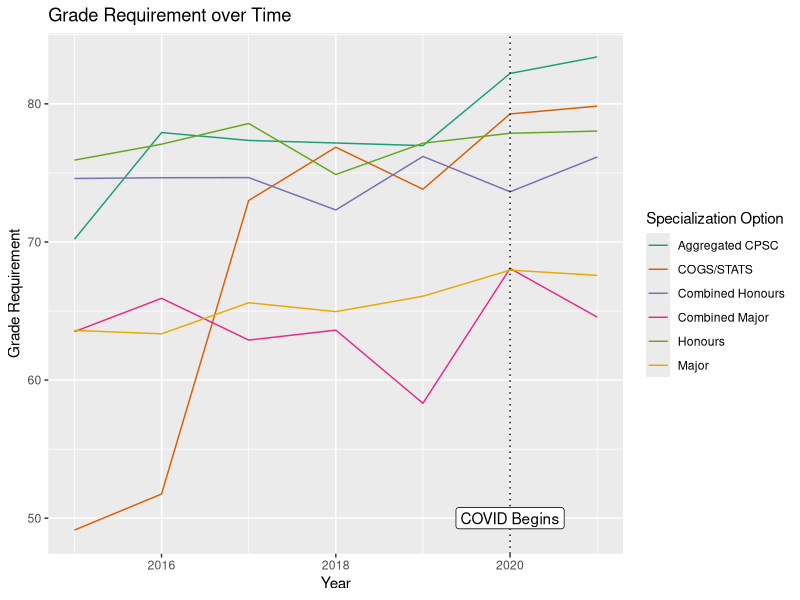
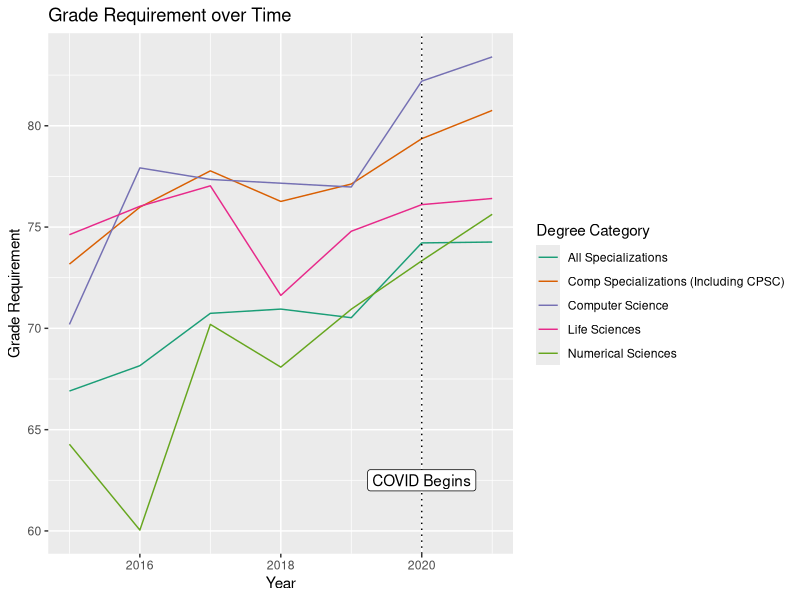
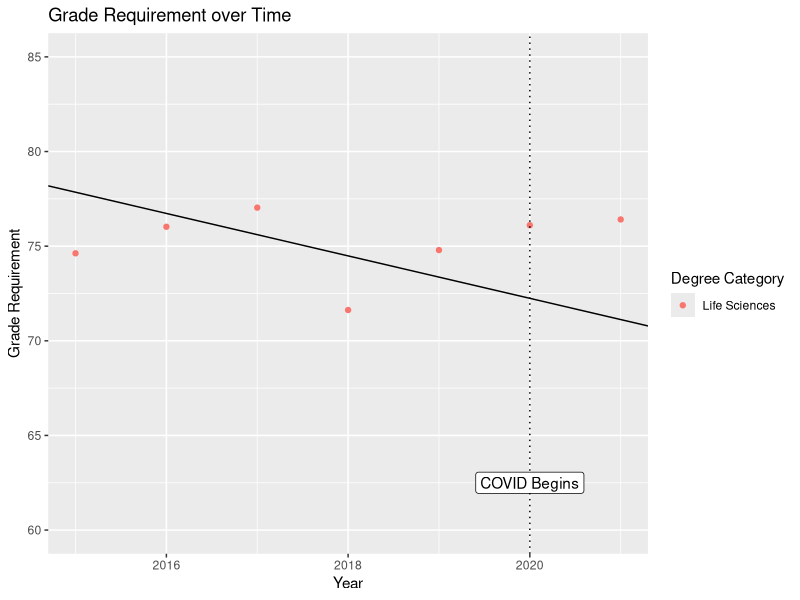
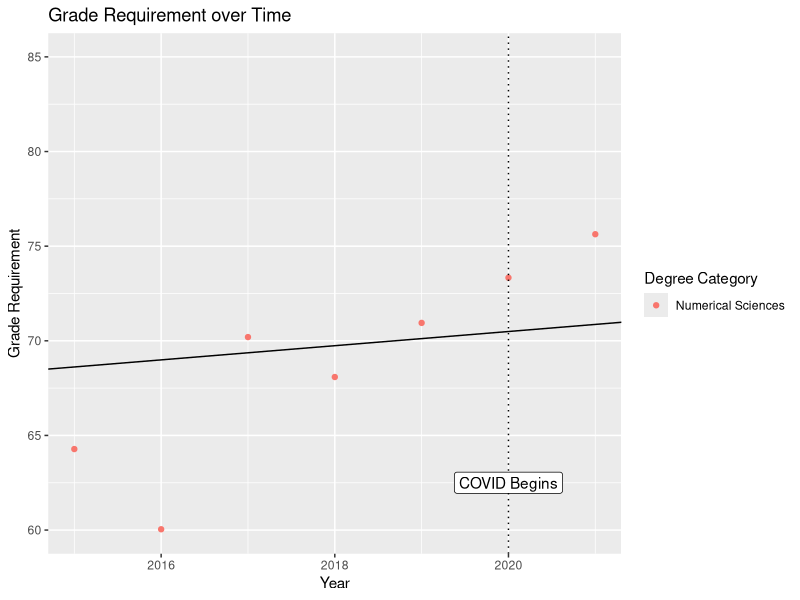
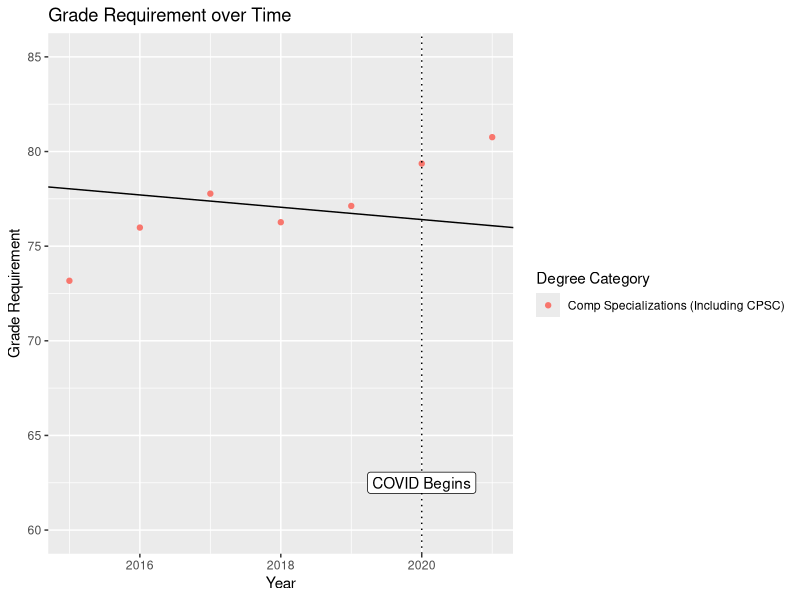
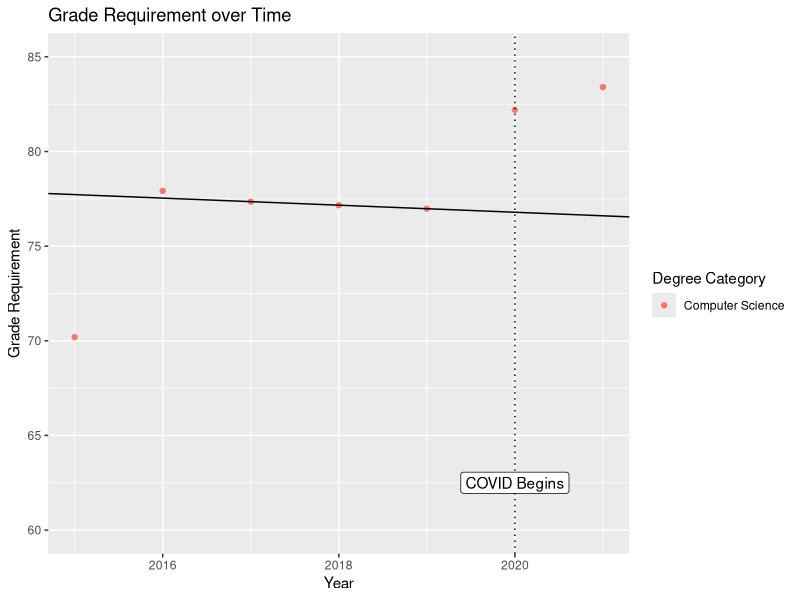
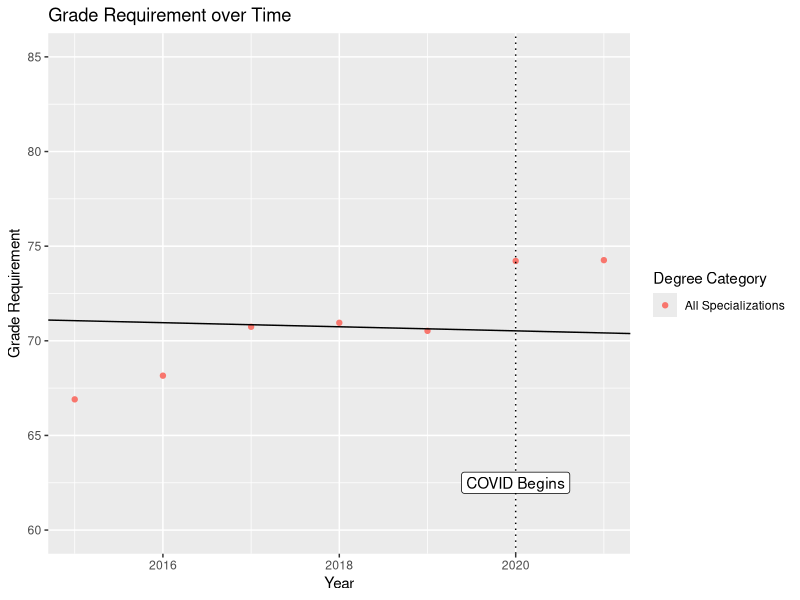
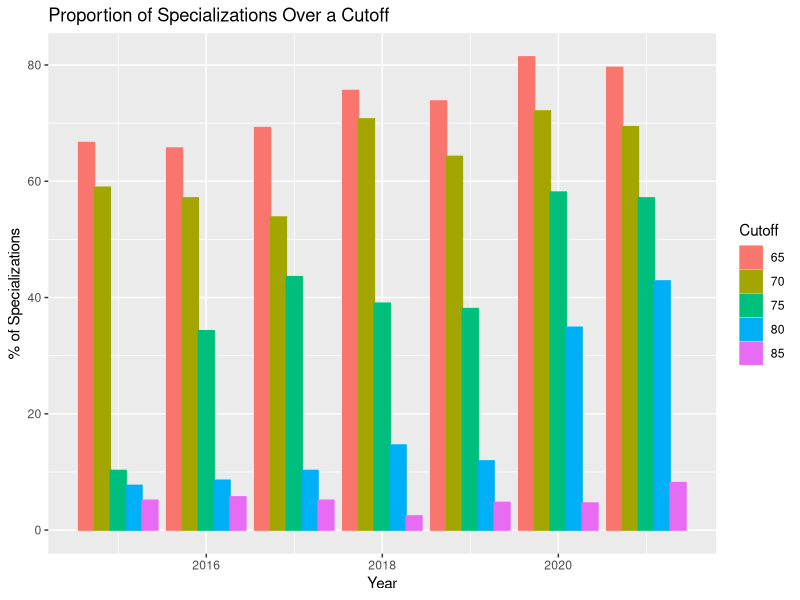

Here is the R script that generated these plots, in order: (Note: this script raises an error after producing the figures.)
## ---- chunk 1
library(tidyverse)
library(haven)

specialization_data <- read_csv("SPECIALIZATION_DATA.csv")
# remove variables: Space, Initial Admit Number, Inital Reject Number (irrevelevant to analysis) & change column names 
spec_data <- specialization_data[,-c(4,5,6,7)]
colnames(spec_data) <- c("Year","Option","Spec","max_grade","min_grade")

# remove rows that have no specialization or have no min grade
spec_data <- filter(spec_data, !is.na(spec_data$Spec) & !is.na(spec_data$min_grade))
spec_data <- filter(spec_data, !spec_data$min_grade== 0)

# Turn Max and Min Grade from chr to dbl
spec_data$min_grade <- as.numeric(spec_data$min_grade)
spec_data$max_grade <- as.numeric(spec_data$max_grade)

# Ensure max grade > min grade to make sure there is no data entry errors 
#filter(spec_data, (spec_data$min_grade > spec_data$max_grade)) # found biotech in 2020 min was 89.25 while max for 73.96 so I switch them <- Test  
spec_data$min_grade[(spec_data$Year == 2020) & (spec_data$Spec == "Honours (1136): Biotechnology")] <- 73.96
spec_data$max_grade[(spec_data$Year == 2020) & (spec_data$Spec == "Honours (1136): Biotechnology")] <- 89.25
# filter(spec_data, (spec_data$Year == 2020) & (spec_data$Spec == "Honours (1136): Biotechnology")) # <- Test

# Found that CPSC (Excluding CPSC Major Domestic Student) & CPSC (Excluding Domestic Student) are the same thing but different names --> I also change the names to make more sense
spec_data$Option[(spec_data$Option == 'CPSC (Excluding CPSC Major Domestic Student)')] <- 'CPSC (Excluding Domestic Student)'

spec_data$Option[(spec_data$Option == 'CPSC (Excluding Domestic Student)')]       <- 'CPSC (International)'
spec_data$Option[(spec_data$Option == 'CPSC (Excluding International Students)')] <- 'CPSC (Domestic)'

# Found that 'Honours (1093): Biophysics (BIOP)' option switches from Honours to Combined Honours in 2020, I switch it to Honours for consistency 
spec_data$Option[((spec_data$Year == 2020) | (spec_data$Year == 2021)) & (spec_data$Spec == 'Honours (1093): Biophysics (BIOP)')] <- 'Honours'
#filter(spec_data, spec_data$Spec == 'Honours (1093): Biophysics (BIOP)') # <- Test  

# Same with The Options: Combined Majors & Combined Major
spec_data$Option[(spec_data$Option == 'Combined Majors')] <- 'Combined Major'

# I also add a dummy variable to identify which years had COVID's affect (2020 and 2021)
spec_data <- spec_data %>%
  mutate(COVID = case_when(
    ((Year == 2020 | Year == 2021)) ~ 1,
     TRUE ~ 0)) %>%
      as_factor()

print(spec_data)
## ---- chunk 2
# this code box is nesessary
CPSC_Data = filter(spec_data, spec_data$Option == 'CPSC' | spec_data$Option == 'CPSC (Domestic)' | spec_data$Option == 'CPSC (International)')
CPSC_Data

CPSC_Min <- CPSC_Data %>%
            group_by(Year) %>%
            summarize(
              Option = 'CPSC', 
              Spec = 'CPSC',
              max_grade = mean(max_grade),
              min_grade = mean(min_grade),
            ) 

CPSC_Min <- CPSC_Min %>%
  mutate(COVID = case_when(
    ((Year == 2020 | Year == 2021)) ~ 1,
     TRUE ~ 0)) %>%
      as_factor()

#Use Interpolation to estimate 2018 min grade as there is no data on domestic min grade 
CPSC_2018_mean <- mean(c((CPSC_Min$min_grade[CPSC_Min$Year == 2017]),(CPSC_Min$min_grade[CPSC_Min$Year == 2019])))

CPSC_Min$min_grade[CPSC_Min$Year == 2018] <- CPSC_2018_mean
CPSC_Min$Option <- 'Aggregated CPSC'
CPSC_Min$Spec <- 'Aggregated CPSC'


CPSC_Min
spec_data <- rbind(spec_data, CPSC_Min)

spec_data
## ---- chunk 3
Yearly_Min <- spec_data %>%
            group_by(Year) %>%
            summarize(
                avg_min = mean(min_grade),
                avg_max = mean(max_grade)
            )

Yearly_Min
## ---- chunk 4
Honours_data <- filter(spec_data, spec_data$Option == 'Honours')
Honours_min <- Honours_data %>% 
  group_by(Year) %>% 
  summarize(
    avg_min = mean(min_grade),
    avg_max = mean(max_grade)
  )

Honours_min
## ---- chunk 5
integrated_data <- filter(spec_data, spec_data$Spec== 'Major (1682): Integrated Sciences (INSC)')
integrated_data
integrated_min <- integrated_data %>% 
  group_by(Year) %>% 
  summarize(
    avg_min = mean(min_grade),
    avg_max = mean(max_grade)
  )

integrated_min
## ---- chunk 6
# CPSC splits into Domestic & International in 2018, so for the sake of consistency I make a new Option that combines them 
spec_options_data <- spec_data 

spec_options_data <- arrange(spec_options_data, Year, Option)
spec_options_data <- filter(spec_options_data, !(spec_options_data$Option == 'CPSC (International)' | spec_options_data$Option == 'CPSC (Domestic)' |  spec_options_data$Option == 'CPSC')) # Remove CPSC 


# I combine COGS and STATS into it's own option to avoid clutter, also noting that pre-2017, these specializations had their option as 'Major" so I set them appropiately in the data set
spec_options_data$Option[(spec_options_data$Spec == 'Major Cognitive Systems(1225): Cognition and Brain')] <- 'COGS'
spec_options_data$Option[(spec_options_data$Spec == 'Major (0562): Statistics (STAT)')] <- 'STAT'

spec_options_data$Option[(spec_options_data$Option == 'COGS')] <- 'COGS/STATS'
spec_options_data$Option[(spec_options_data$Option == 'STAT')] <- 'COGS/STATS'

## ---- chunk 7
options_data <- spec_options_data %>%
  group_by(Option, Year) %>%
  summarize(
    avg_min = mean(min_grade),
    avg_max = mean(max_grade),
    avg_sd = sd(min_grade))
  
  options_data
  
  plot <- ggplot(data = options_data,
  aes(
  x = Year,
  y = avg_min,
  color = Option,
  fill = Option
  ))
  
  
  plot <- plot + labs(
  x = "Year",
  y = "Grade Requirement",
  color = "Specialization Option",
  fill = "Specialization Option",
  title = "Grade Requirement over Time"
  )
  
  plot <- plot + scale_color_brewer(palette ="Dark2")
    
  plot1 <- plot + geom_line() + geom_vline(xintercept = 2020, linetype = "dotted") + annotate(geom="label", x=2020, y=50, label="COVID Begins", color="black")
  plot1
## ---- chunk 8
#This function creates a subset of spec_data based on the list of specializations given 
list_spec <- function(speclist) {
  listofspec <- c() #gives me an empty subset 
  
  for (val in speclist) {
    specific_subset <- subset(spec_data, Spec == val)
    listofspec <- rbind(listofspec, specific_subset)
  }
  return(listofspec)
}

#This lists is determined by how UBC defines programs on their website (https://you.ubc.ca/programs/#mode=by-topic&viewMode=list) 
lifesciences <- c('Major (3502): Behavioural Neuroscience (PSYC)', 'Major (0244): Biochemistry (BIOC)', 'Major (3095): Biology (BIOL)', 'Major (1682): Integrated Sciences (INSC)', 'Major (1153): Microbiology and Immunology (MBIM)', 'Major (0311): Pharmacology (PCTH)', 'Honours (1136): Biotechnology', 'Honours (3221): Cellular, Anatomical and Physiological Sciences (CAPS)', 'Combined Honours (3508): Biochemistry and Forensic Science', 'Honours (1093): Biophysics (BIOP)')

#This list is what I consider numerical sciences (Note: I use the average of International and Domestic CPSC after the specialization splits in 2018)
numericalsciences <- c('Major (0562): Statistics (STAT)', 'Major Cognitive Systems(1225): Cognition and Brain', 'Major Cognitive Systems(1226): Computational Intelligence and Design', 'Major (0456): Mathematics (MATH)', 'Major (0524) Physics (PHYS)', 'Honours (0166): Mathematics (MATH)', 'Honours (0344): Physics (PHYS)', 'Combined Honours (0009): Physics and Astronomy (PHYS, ASTR)', 'Combined Honours (0014): Physics and Mathematics (PHYS, MATH)') 

#Assigning Categories to each subset 
categorized_data_lifesciences <- list_spec(lifesciences) %>%
  mutate(Category = 'Life Sciences') %>% 
        as_factor()

categorized_data_numericalsciences <- list_spec(numericalsciences) %>%
  mutate(Category = 'Numerical Sciences') %>% 
        as_factor()

categorized_data_compsci <- list_spec(c("Aggregated CPSC")) %>%
  mutate(Category = 'Computer Science') %>% 
        as_factor()

#This a list of specializations that have a requirement >75 in 2021 
spec_data_comp_2021 <- spec_data %>%
    filter((Year == 2021) & (min_grade > 75) & !Option == 'CPSC (Domestic)' & !Option == "CPSC (International)")

list_spec_comp <- c(t(spec_data_comp_2021$Spec))

categorized_data_competetive<- list_spec(list_spec_comp) %>%
      mutate(Category = 'Comp Specializations (Including CPSC)') %>% 
      as_factor()

categorized_data_everything <- spec_data %>%
    mutate(Category = 'All Specializations') %>% 
      as_factor()

categorized_data <- rbind(categorized_data_lifesciences, categorized_data_numericalsciences, categorized_data_compsci, categorized_data_competetive, categorized_data_everything)

categorized_data

#Plot 
categorized_data_plot <- categorized_data %>%
  group_by(Category, Year) %>%
  summarize(
    avg_min = mean(min_grade),
    avg_max = mean(max_grade))
  
  categorized_data_plot
  
  plot <- ggplot(data = categorized_data_plot,
  aes(
  x = Year,
  y = avg_min,
  color = Category,
  fill = Category,
  label = Category
  ))
  
  
  plot <- plot + labs(
  x = "Year",
  y = "Grade Requirement",
  color = "Degree Category",
  fill = "Degree Category",
  title = "Grade Requirement over Time"
  )
  
  plot <- plot + scale_color_brewer(palette ="Dark2")  
  categorized_plot <- plot + geom_line() + geom_vline(xintercept = 2020, linetype = "dotted") + annotate(geom="label", x=2020, y=62.5, label="COVID Begins", color="black")
  categorized_plot 
## ---- chunk 9
summarized_data_lifesciences <- categorized_data_lifesciences %>%
  group_by(Year) %>%
  summarize(
    life_sciences_min = mean(min_grade))

summarized_data_numericalsciences <- categorized_data_numericalsciences %>%
  group_by(Year) %>%
  summarize(
    numerical_sciences_min = mean(min_grade))

summarized_data_comp <- categorized_data_competetive%>%
  group_by(Year) %>%
  summarize(
    competetive_specializations_min = mean(min_grade))

summarized_data_cpsc <- categorized_data_compsci %>%
  group_by(Year) %>%
  summarize(
    comp_sci_min = mean(min_grade))

summarized_data_allspecializations <- categorized_data_everything %>%
  group_by(Year) %>%
  summarize(
    all_specializations_min = mean(min_grade))

summarized_data <- merge(summarized_data_lifesciences, summarized_data_numericalsciences, by = "Year")
summarized_data <- merge(summarized_data, summarized_data_comp, by = "Year")
summarized_data <- merge(summarized_data, summarized_data_cpsc, by = "Year")
summarized_data <- merge(summarized_data, summarized_data_allspecializations, by = "Year")

summarized_data
## ---- chunk 10
#This function makes a regression plot of a categorized dataset
make_regression_plot <- function(categorized_dataset) {
categorized_dataset_plot_data <- categorized_dataset %>%
  group_by(Category, Year) %>%
  summarize(
    avg_min = mean(min_grade),
    avg_max = mean(max_grade))

plot <- ggplot(data = categorized_dataset_plot_data,
aes(
  x = Year,
  y = avg_min,
  color = Category,
  fill = Category
  ))
  
  
plot <- plot + labs(
  x = "Year",
  y = "Grade Requirement",
  color = "Degree Category",
  fill = "Degree Category",
  title = "Grade Requirement over Time"
  )
  

filtered_data <- filter(categorized_dataset_plot_data, (!categorized_dataset_plot_data$Year == 2020 & !categorized_dataset_plot_data$Year == 2021 & !categorized_dataset_plot_data$Year == 2015 & !categorized_dataset_plot_data$Year == 2016)) 
# filtering here makes the regression line not include 2020 & 2021 and 2015 & 2016

reg <- lm(avg_min~Year, filtered_data)
coeff <- coefficients(reg)

intercept <- coeff[1]
slope <- coeff[2]

categorized_plot <- plot + geom_point() + geom_abline(slope = slope, intercept = intercept) + geom_vline(xintercept = 2020, linetype = "dotted") + annotate(geom="label", x=2020, y=62.5, label="COVID Begins", color="black") + ylim(60,85)
return (categorized_plot)
}

categorized_datasets <- list(categorized_data_lifesciences, categorized_data_numericalsciences, categorized_data_competetive, categorized_data_compsci, categorized_data_everything)

regression_plots <- lapply(categorized_datasets, make_regression_plot)
regression_plots
## ---- chunk 11

categorized_datasets <- list(categorized_data_lifesciences, categorized_data_numericalsciences, categorized_data_competetive, categorized_data_everything)

#This function takes in a dataset and does a t-test to evaluate the acutal 2021 requirement mean in comparison to the projected mean from the regression line that extrapolates from data in 2015 - 2019
t_test_function <- function(categorized_dataset) {

categorized_dataset_plot_data <- categorized_dataset %>%
  group_by(Category, Year) %>%
  summarize(
    avg_min = mean(min_grade),
    sd_min = sd(min_grade),
    avg_max = mean(max_grade))
  
filtered_data <- filter(categorized_dataset_plot_data, (!categorized_dataset_plot_data$Year == 2020 & !categorized_dataset_plot_data$Year == 2021 & !categorized_dataset_plot_data$Year == 2015 & !categorized_dataset_plot_data$Year == 2016)) 
# filtering here makes the regression line not include 2020 & 2021 and 2015 & 2016

reg <- lm(avg_min~Year, filtered_data)
coeff <- coefficients(reg)

intercept <- coeff[1]
slope <- coeff[2]

projected2021 <- intercept + slope*2021

# Hypothesis Test done by hand

# actual2021 <- categorized_dataset_plot_data$`avg_min`[categorized_dataset_plot_data$Year == 2021]
# actualSD2021 <- categorized_dataset_plot_data$`sd_min`[categorized_dataset_plot_data$Year == 2021]

# test <- pnorm(projected2021, actual2021, actualSD2021)
# test


# Confidence Intervals done by hand
# number_of_rows <-  categorized_dataset %>%
#   group_by(Spec) %>%
#   summarize() %>% 
#   nrow()
#   
#   
# standarderror <- actualSD2021 / sqrt(number_of_rows)
# criticalvalue <- qt(((1-0.95)/2), 9)
# 
# confidenceintervals <-- c((actual2021-(criticalvalue*-1)*standarderror)*-1, (actual2021+(criticalvalue*-1)*standarderror)*-1)
# 
# confidenceintervals

filtered <- filter(categorized_dataset, categorized_dataset$Year == 2021)$min_grade
filtered


t <- t.test(
      filtered,
       alternative = "two.sided",
       mu = projected2021,
       conf.level = 0.95)

return (t)
}

t_tests <- lapply(categorized_datasets, t_test_function)
t_tests

#In order the T-tests are: lifesciences, numericalsciences, competetive_specializations, all_specializations
## ---- chunk 12
# Do a pair T test of Pre Covid and Post COVID using the COVID dummy variable to compare if the min requirements are equal

categorized_datasets <- list(categorized_data_lifesciences, categorized_data_numericalsciences, categorized_data_competetive, categorized_data_everything)

#This function takes in a dataset and does a t-test to evaluate the acutal 2021 requirement mean in comparison to the projected mean from the regression line that extrapolates from data in 2015 - 2019
t_test_function <- function(categorized_dataset) {
  
  filtered_data <- filter(categorized_dataset, (!categorized_dataset$Year == 2015 & !categorized_dataset$Year == 2016 & !categorized_dataset$Year == 2019)) 
  
  t <- t.test(
    x = filter(filtered_data, COVID == 0)$min_grade,
    y = filter(filtered_data, COVID == 1)$min_grade,
       
    alternative = "two.sided",
    mu = 0,
    conf.level = 0.95)

  return (t)
}

t_tests <- lapply(categorized_datasets, t_test_function)
t_tests

#In order the T-tests are: lifesciences, numericalsciences, competetive_specializations, all_specializations
## ---- chunk 13
#This function takes in a cutoff and provides a table of how many specializations per year have a min grade above that cutoff 
proportion_spec_with_cutoff <- function(cutoff) {
comp_spec_data <- spec_data %>% 
    mutate(Competetive = case_when( 
        (min_grade > cutoff) ~ "Competetive",
        TRUE ~ "Uncompetetive")) %>% 
        as_factor()
 
    competetive_spec_data <- comp_spec_data
    count_table <- competetive_spec_data %>%
    group_by(Year, Competetive) %>%
    summarize( 
    'Count' = n(),
    Cutoff = cutoff)
    count_table$Cutoff <- as.character(count_table$Cutoff)
    
    count_table
    
    aggregated_count_table <- c()
    
# Calculates total amount of specializations per year to have proportion per year instead of proportion of total amount of specializations due to UBC adding/removing specializations
    for(i in 2015:2021) {
    count_table_specific_year <- count_table %>%
      ungroup %>%
      filter(Year == i)
    
    count_table_specific_year <- count_table_specific_year %>% 
      mutate(total_year_count = sum(count_table_specific_year$Count))
    
    aggregated_count_table <- rbind(aggregated_count_table, count_table_specific_year)
    }
  
    competetive_spec_data <- filter(aggregated_count_table, aggregated_count_table$Competetive == "Competetive")
    proportion_table <- competetive_spec_data %>%
    group_by(Year) %>%
    summarize( 
    'Proportion' = Count / total_year_count,
    Cutoff = cutoff)
    proportion_table$Cutoff <- as.character(proportion_table$Cutoff)
    
return (proportion_table)
}

proportion_data <- rbind(proportion_spec_with_cutoff(65), proportion_spec_with_cutoff(70), proportion_spec_with_cutoff(75), proportion_spec_with_cutoff(80), proportion_spec_with_cutoff(85))

proportion_data

proportion_plot <- ggplot(proportion_data,
                       aes(
                         x = Year,
                         y = Proportion*100,
                         color = Cutoff,
                         fill = Cutoff
                       ))

proportion_plot <- proportion_plot + labs(
  x = "Year",
  y = "% of Specializations",
  color = "Cutoff",
  fill = "Cutoff",
  title = "Proportion of Specializations Over a Cutoff"
  )
    
  proportion_plot <- proportion_plot + geom_col(position = "dodge") 
  
  proportion_plot
## ---- chunk 14
#This function takes in a cutoff and provides a table of how many specializations per year have this requirement more there is than in 2015 
proportion_diff_with_cutoff <- function(cutoff) {
 proportion_table <- proportion_spec_with_cutoff(cutoff)
 diff_table <- proportion_table %>%
  mutate(Difference = Proportion - proportion_table$Proportion[Year == 2015]) %>%
  filter(!proportion_table$Year == 2015)
  
return (diff_table)
}

diff_data <- rbind(proportion_diff_with_cutoff(65), proportion_diff_with_cutoff(70), proportion_diff_with_cutoff(75), proportion_diff_with_cutoff(80), proportion_diff_with_cutoff(85))

diff_data

diff_plot <- ggplot(diff_data,
                       aes(
                         x = Year,
                         y = Difference*100,
                         color = Cutoff,
                         fill = Cutoff
                       ))

diff_plot <- diff_plot + labs(
  x = "Year",
  y = "Difference in Proportion from 2015",
  color = "Cutoff",
  fill = "Cutoff",
  title = "Difference in Proportion of Specializations Over a Cutoff from 2015"
  )
    
  diff_plot <- diff_plot + geom_col(position = "dodge")
  
  diff_plot
## ---- chunk 15
spec_data_cpsc_consistent <- filter(spec_data, (!spec_data$Option == 'CPSC (International)' & !spec_data$Option == 'CPSC (Domestic)' & !spec_data$Option == 'CPSC'))
spec_data_cpsc_consistent <- rbind(spec_data_cpsc_consistent)
spec_data_consistent <- spec_data_cpsc_consistent %>%
  group_by(Spec) %>%
  filter(all(2015:2021 %in% Year))

  total_num_specializations_consistent <- spec_data_consistent %>%
    group_by(Spec) %>%
    summarize() %>%
    nrow()

#This is a test to verify that the specializations are consistent throughout the years
proportion_spec_data <- spec_data_consistent %>%
    group_by(Year) %>%
    summarise(Proportion = n())
    
proportion_spec_data

spec_data_consistent

## ---- chunk 16
proportion_spec_with_cutoff_consistent <- function(cutoff) {
    comp_spec_data_consistent <- spec_data_consistent %>% 
    mutate(Competetive = case_when( 
        (min_grade > cutoff) ~ "Competetive",
        TRUE ~ "Uncompetetive")) %>% 
        as_factor()
 
    competetive_spec_data_consistent <- comp_spec_data_consistent
    count_table_consistent <- competetive_spec_data_consistent %>%
    group_by(Year, Competetive) %>%
    summarize( 
    'Count' = n(),
    Cutoff = cutoff)
    count_table_consistent$Cutoff <- as.character(count_table_consistent$Cutoff)
    
    count_table_consistent
    
    aggregated_count_table_consistent <- c()
    
# Calculates total amount of specializations per year to have proportion per year instead of proportion of total amount of specializations due to UBC adding/removing specializations
    for(i in 2015:2021) {
    count_table_specific_year_consistent <- count_table_consistent %>%
      ungroup %>%
      filter(Year == i)
    
    count_table_specific_year_consistent <- count_table_specific_year_consistent %>% 
      mutate(total_year_count = sum(count_table_specific_year_consistent$Count))
    
    aggregated_count_table_consistent <- rbind(aggregated_count_table_consistent, count_table_specific_year_consistent)
    }
  
    competetive_spec_data_consistent <- filter(aggregated_count_table_consistent, aggregated_count_table_consistent$Competetive == "Competetive")
    proportion_table_consistent <- competetive_spec_data_consistent %>%
    group_by(Year) %>%
    summarize( 
    'Proportion' = Count / total_year_count,
    Cutoff = cutoff)
    proportion_table_consistent$Cutoff <- as.character(proportion_table_consistent$Cutoff)
    
return (proportion_table_consistent)
}

proportion_data_consistent <- rbind(proportion_spec_with_cutoff_consistent(65), proportion_spec_with_cutoff_consistent(70), proportion_spec_with_cutoff_consistent(75), proportion_spec_with_cutoff_consistent(80), proportion_spec_with_cutoff_consistent(85))
# to test if this is actually consistent, put cutoff at 0 and add it onto data
proportion_data_consistent

proportion_plot_consistent <- ggplot(proportion_data_consistent, 
                       aes(
                         x = Year,
                         y = Proportion*100,
                         color = Cutoff,
                         fill = Cutoff
                       ))

proportion_plot_consistent <- proportion_plot_consistent + labs(
  x = "Year",
  y = "% of Specializations",
  color = "Cutoff",
  fill = "Cutoff",
  title = "Proportion of Specializations Over a Cutoff (Consistent)"
  )
    
  proportion_plot_consistent <- proportion_plot_consistent + geom_col(position = "dodge")
  
  proportion_plot_consistent
## ---- chunk 17
proportion_diff_with_cutoff_consistent <- function(cutoff) {
 proportion_table_consistent <- proportion_spec_with_cutoff_consistent(cutoff)
 diff_table <- proportion_table_consistent %>%
  mutate(Difference = Proportion - proportion_table_consistent$Proportion[Year == 2015]) %>%
  filter(!proportion_table_consistent$Year == 2015)
  
return (diff_table)
}

diff_data_consistent <- rbind(proportion_diff_with_cutoff_consistent(65), proportion_diff_with_cutoff_consistent(70), proportion_diff_with_cutoff_consistent(75), proportion_diff_with_cutoff_consistent(80), proportion_diff_with_cutoff_consistent(85))

diff_data_consistent

diff_plot_consistent <- ggplot(diff_data_consistent,
                       aes(
                         x = Year,
                         y = Difference*100,
                         color = Cutoff,
                         fill = Cutoff
                       ))

diff_plot_consistent <- diff_plot_consistent + labs(
  x = "Year",
  y = "Difference in Proportion from 2015",
  color = "Cutoff",
  fill = "Cutoff",
  title = "Difference in Proportion of Specializations Over a Cutoff from 2015 (Consistent)"
  )
    
  diff_plot_consistent <- diff_plot_consistent + geom_col(position = "dodge")
  
  diff_plot_consistent
## ---- chunk 18
proportion_plot + ylim(0,100)
proportion_plot_consistent + ylim(0,100)
diff_plot + ylim(-50,50)
diff_plot_consistent + ylim(-50,50)
## ---- chunk 19
#This function takes in 2 years and returns a table of specializations that in the lower year, had a requirement lower than the cutoff but in the upperyear had a requirement above the cutoff 
specialization_requirement_change <- function(loweryear, upperyear, cutoff) {

spec_data_consistent_part4 <- spec_data %>%
  group_by(Spec) %>%
  filter(all(loweryear:upperyear %in% Year))

spec_data_consistent_part4

summarise_spec_spec_data <- spec_data_consistent_part4 %>%
  group_by(Spec) %>%
  summarise()

summarise_spec_spec_data

list_spec_data <- c(t(summarise_spec_spec_data$Spec))

list_spec_data <- list_spec_data
list_spec_data

empty_list_spec <- c()
for (variable in list_spec_data) {
  lowerrequirement <- spec_data$min_grade[(spec_data$Year == loweryear) & (spec_data$Spec == variable)]
  upperrequirement <- spec_data$min_grade[(spec_data$Year == upperyear) & (spec_data$Spec == variable)]
  requirement <- (lowerrequirement < cutoff & cutoff <= upperrequirement)
  
  if(requirement) {
    specific_subset <- subset(spec_data, ((spec_data$Spec == variable) & ((spec_data$Year == loweryear) | (spec_data$Year == upperyear))))
    empty_list_spec <- rbind(empty_list_spec, specific_subset)
  }
}

return (empty_list_spec)
}
## ---- chunk 20
#Needs year 2015 - 2021 
specialization_requirement_change(2018, 2019, 75)
specialization_requirement_change(2019, 2018, 75)
## ---- chunk 21
specialization_requirement_change(2019, 2021, 75)
